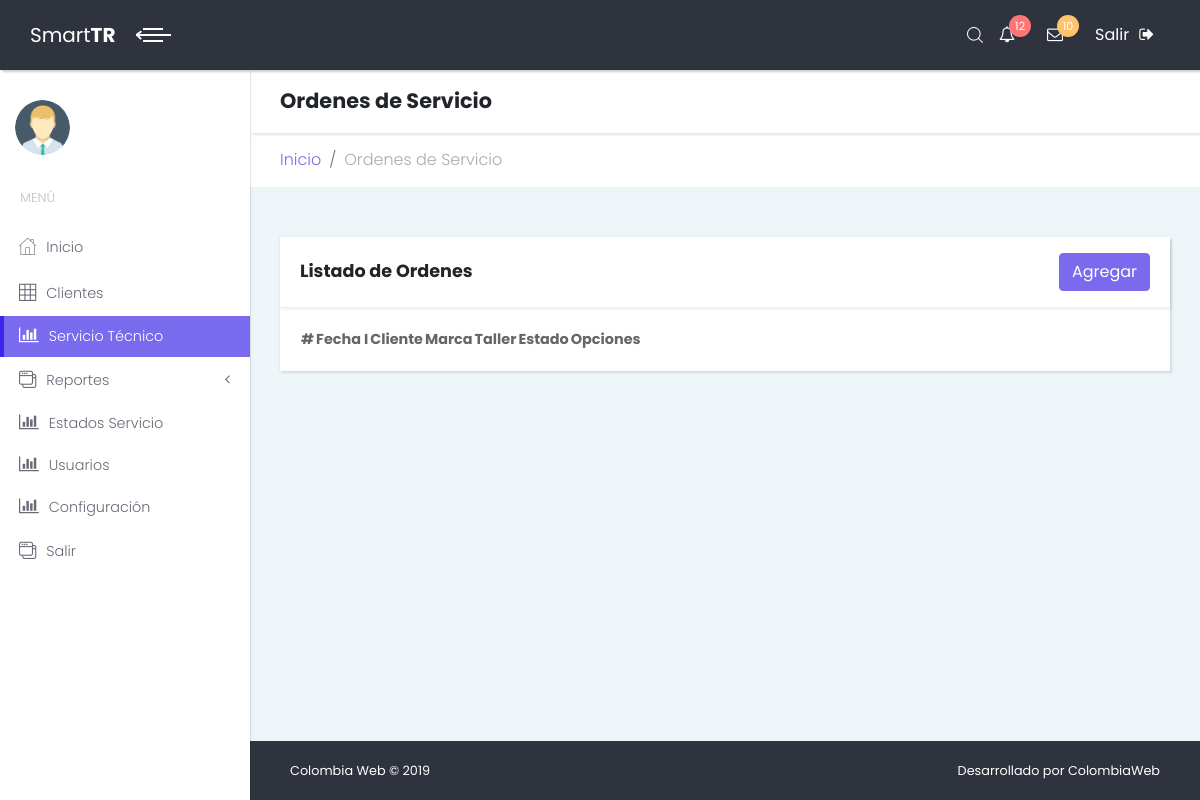
Before: /index.php/ctechservices with the older database file.
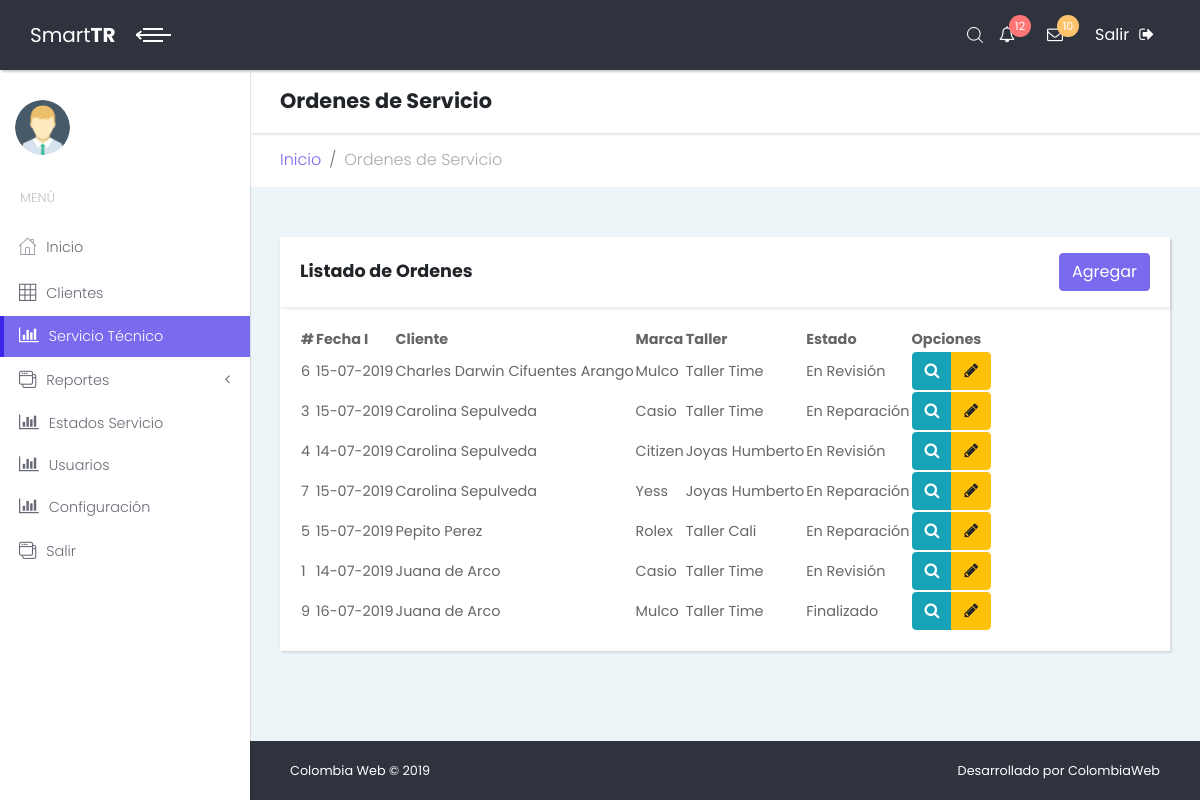
After: the same page with the newer database file.
### tables this page shows
CREATE TABLE `technical_service` (
  `ts_id` int(11) NOT NULL,
  `ts_date_start` date NOT NULL,
  `customer_id` int(11) NOT NULL,
  `user_id` int(11) NOT NULL,
  `ts_watch_brand` varchar(45) DEFAULT NULL,
  `ts_watch_model` varchar(45) DEFAULT NULL,
  `ts_store_sender` varchar(45) DEFAULT NULL,
  `ts_issue_desc` text,
  `ts_diagnosis` text,
  `ts_observation` text,
  `ts_date_end` date DEFAULT NULL,
  `ts_status` int(11) NOT NULL
);

CREATE TABLE `customers` (
  `customer_id` int(11) NOT NULL,
  `customer_nit` int(11) NOT NULL,
  `customer_firstname` varchar(45) DEFAULT NULL,
  `customer_lastname` varchar(45) DEFAULT NULL,
  `customer_address` varchar(45) DEFAULT NULL,
  `customer_phone` varchar(45) DEFAULT NULL,
  `customer_email` varchar(45) DEFAULT NULL,
  `customer_city` varchar(45) DEFAULT NULL,
  `customer_status` tinyint(1) NOT NULL DEFAULT '1'
);

CREATE TABLE `status` (
  `status_id` int(11) NOT NULL,
  `status_name` varchar(20) NOT NULL
);

### application/controllers/Ctechservices.php (called while the page is built, shortened)
<?php
class Ctechservices extends CI_Controller {
	public function __construct()
  {
		$this->load->model('mtechservices');
		$this->load->model('mcustomers');
		$this->load->model('mstatus');
	}
	public function index()
	{
		$data['techservices'] = $this->mtechservices->get_techservices();
		$this->load->view('layout/header');
		$this->load->view('layout/sidebar');
		$this->load->view('techservices/list',$data);
		$this->load->view('layout/footer');
	}
}

### index.php (called while the page is built, shortened)
<?php
require_once BASEPATH.'core/CodeIgniter.php';

### application/models/Mtechservices.php (called while the page is built, shortened)
<?php
class Mtechservices extends CI_model{
  public function get_techservices()
  {
    $this->db->select("*");
    $this->db->from("technical_service ts");
    $this->db->join("customers c","c.customer_id = ts.customer_id");
    $this->db->join("status s","s.status_id = ts.ts_status");
    $query = $this->db->get();
    return $query->result();
  }
}

### application/views/techservices/list.php (the view, shortened to what this page needs)
<div class="content-inner">
          <header class="page-header">
            <div class="container-fluid">
              <h2 class="no-margin-bottom">Ordenes de Servicio</h2>
            </div>
          </header>
          <div class="breadcrumb-holder container-fluid">
            <ul class="breadcrumb">
              <li class="breadcrumb-item"><a href="<?php echo base_url('chome');?>">Inicio</a></li>
              <li class="breadcrumb-item active">Ordenes de Servicio</li>
            </ul>
          </div>
          <section class="tables">
            <div class="container-fluid">
              <div class="row">
                <div class="col-lg-12">
                  <div class="card">
                    <div class="card-header d-flex align-items-center">
                      <h3 class="h4">Listado de Ordenes</h3>
                      <a class="btn btn-primary ml-auto" href="<?php echo base_url('ctechservices/add'); ?>" role="button">Agregar</a>
                    </div>
                    <div class="card-body">
                      <div class="table-responsive">
                        <table id="table_id" class="display">
                          <thead>
                            <tr>
                              <th>#</th>
                              <th>Fecha I</th>
                              <th>Cliente</th>
                              <th>Marca</th>
                              <th>Taller</th>
                              <th>Estado</th>
                              <th>Opciones</th>
                            </tr>
                          </thead>
                          <tbody>
                            <?php if (!empty($techservices)) { ?>
                              <?php foreach ($techservices as $techservice) { ?>
                                <tr>
                                  <td><?php echo $techservice->ts_id; ?></td>
                                  <td><?php echo date("d-m-Y", strtotime($techservice->ts_date_start)); ?></td>
                                  <td><?php echo $techservice->customer_firstname." ".$techservice->customer_lastname; ?></td>
                                  <td><?php echo $techservice->ts_watch_brand; ?></td>
                                  <td><?php echo $techservice->ts_store_sender; ?></td>
                                  <td><?php echo $techservice->status_name; ?></td>
                                  <td>
                                    <div class="btn-group" role="group" aria-label="Basic example">
                                      <button type="button" class="btn btn-info btn-view-ts" data-toggle="modal" data-target="#tsModal" value="<?php echo $techservice->ts_id; ?>"><span class="fa fa-search"></span></button>
                                      <a class="btn btn-warning" href="<?php echo base_url('ctechservices/edit/'.$techservice->ts_id.'') ?>" role="button"><span class="fa fa-pencil"></span></a>
                                    </div>
                                  </td>
                                </tr>
                              <?php } ?>
                            <?php } ?>
                          </tbody>
                        </table>
                      </div>
                    </div>
                  </div>
                </div>
              </div>
            </div>
          </section>

### application/views/layout/header.php (shortened to what this page needs)
<!DOCTYPE html>
<html>
  <head>
    <link rel="stylesheet" href="<?php echo base_url();?>assets/vendor/bootstrap/css/bootstrap.min.css">
    <link rel="stylesheet" href="<?php echo base_url();?>assets/vendor/font-awesome/css/font-awesome.min.css">
    <link rel="stylesheet" href="<?php echo base_url();?>assets/css/fontastic.css">
    <link rel="stylesheet" type="text/css" href="https://cdn.datatables.net/1.10.19/css/jquery.dataTables.css">
    <link rel="stylesheet" href="<?php echo base_url();?>assets/vendor/jquery-ui/jquery-ui.css">
    <link rel="stylesheet" href="<?php echo base_url();?>assets/css/style.default.css" id="theme-stylesheet">
    <link rel="stylesheet" href="<?php echo base_url();?>assets/css/custom.css">
  </head>
  <body>
    <div class="page">
      <header class="header">
        <nav class="navbar">
          <div class="container-fluid">
            <div class="navbar-holder d-flex align-items-center justify-content-between">
              <div class="navbar-header">
                <a href="<?php echo base_url('chome') ?>" class="navbar-brand d-none d-sm-inline-block">
                  <div class="brand-text d-none d-lg-inline-block"><span>Smart </span><strong>TR</strong></div>
                  <div class="brand-text d-none d-sm-inline-block d-lg-none"><strong>SCRM</strong></div></a>
                <a id="toggle-btn" href="#" class="menu-btn active"><span></span><span></span><span></span></a>
              </div>
              <ul class="nav-menu list-unstyled d-flex flex-md-row align-items-md-center">
                <li class="nav-item d-flex align-items-center"><a id="search" href="#"><i class="icon-search"></i></a></li>
                <li class="nav-item dropdown"> <a id="notifications" rel="nofollow" data-target="#" href="#" data-toggle="dropdown" aria-haspopup="true" aria-expanded="false" class="nav-link"><i class="fa fa-bell-o"></i><span class="badge bg-red badge-corner">12</span></a>
                </li>
                <li class="nav-item dropdown"> <a id="messages" rel="nofollow" data-target="#" href="#" data-toggle="dropdown" aria-haspopup="true" aria-expanded="false" class="nav-link"><i class="fa fa-envelope-o"></i><span class="badge bg-orange badge-corner">10</span></a>
                </li>
                <li class="nav-item"><a href="<?php echo base_url('cauth/logout');?>" class="nav-link logout"> <span class="d-none d-sm-inline">Salir</span><i class="fa fa-sign-out"></i></a></li>
              </ul>
            </div>
          </div>
        </nav>
      </header>

### application/views/layout/sidebar.php (shortened to what this page needs)
<div class="page-content d-flex align-items-stretch">
  <nav class="side-navbar">
    <div class="sidebar-header d-flex align-items-center">
      <div class="avatar"><img src="<?php echo base_url();?>assets/img/avatar.png" alt="..." class="img-fluid rounded-circle"></div>
    </div>
    <span class="heading">Menú</span>
    <ul class="navbar-nav">
      <li <?php if($this->uri->segment(1)=="chome"){echo 'class="active"';}?>><a href="<?php echo base_url('chome');?>"> <i class="icon-home"></i>Inicio </a></li>
      <li <?php if($this->uri->segment(1)=="ccustomers"){echo 'class="active"';}?>><a href="<?php echo base_url('ccustomers');?>"> <i class="icon-grid"></i>Clientes </a></li>
      <li <?php if($this->uri->segment(1)=="ctechservices"){echo 'class="active"';}?>><a href="<?php echo base_url('ctechservices');?>"> <i class="fa fa-bar-chart"></i>Servicio Técnico </a></li>
      <li><a href="#exampledropdownDropdown" aria-expanded="false" data-toggle="collapse"> <i class="icon-interface-windows"></i>Reportes </a>
      </li>
      <li <?php if($this->uri->segment(1)=="cstatus"){echo 'class="active"';}?>><a href="<?php echo base_url('cstatus');?>"> <i class="fa fa-bar-chart"></i>Estados Servicio </a></li>
      <li <?php if($this->uri->segment(1)=="cusers"){echo 'class="active"';}?>><a href="<?php echo base_url('cusers');?>"> <i class="fa fa-bar-chart"></i>Usuarios </a></li>
      <li <?php if($this->uri->segment(1)=="cconfig"){echo 'class="active"';}?>><a href="<?php echo base_url('cconfig');?>"> <i class="fa fa-bar-chart"></i>Configuración </a></li>
      <li><a href="<?php echo base_url('cauth/logout');?>"> <i class="icon-interface-windows"></i>Salir </a></li>
    </ul>
  </nav>

### application/views/layout/footer.php (shortened to what this page needs)
          <footer class="main-footer">
            <div class="container-fluid">
              <div class="row">
                <div class="col-sm-6">
                  <p>Colombia Web &copy; 2019</p>
                </div>
                <div class="col-sm-6 text-right">
                  <p>Desarrollado por <a href="https://www.colombiaweb.co" class="external">ColombiaWeb</a></p>
                </div>
              </div>
            </div>
          </footer>
        </div>
      </div>
    </div>
  </body>
</html>

Changed rows visible on the page:
added technical_service: ts_id "6", ts_date_start "15-07-2019", customer.customer_firstname "Charles Darwin", customer.customer_lastname "Cifuentes Arango", ts_watch_brand "Mulco", ts_store_sender "Taller Time", ts_status.status_name "En Revisión"
added technical_service: ts_id "3", ts_date_start "15-07-2019", customer.customer_firstname "Carolina", customer.customer_lastname "Sepulveda", ts_watch_brand "Casio", ts_store_sender "Taller Time", ts_status.status_name "En Reparación"
added technical_service: ts_id "4", ts_date_start "14-07-2019", customer.customer_firstname "Carolina", customer.customer_lastname "Sepulveda", ts_watch_brand "Citizen", ts_store_sender "Joyas Humberto", ts_status.status_name "En Revisión"
added technical_service: ts_id "7", ts_date_start "15-07-2019", customer.customer_firstname "Carolina", customer.customer_lastname "Sepulveda", ts_watch_brand "Yess", ts_store_sender "Joyas Humberto", ts_status.status_name "En Reparación"
added technical_service: ts_id "5", ts_date_start "15-07-2019", customer.customer_firstname "Pepito", customer.customer_lastname "Perez", ts_watch_brand "Rolex", ts_store_sender "Taller Cali", ts_status.status_name "En Reparación"
added technical_service: ts_id "1", ts_date_start "14-07-2019", customer.customer_firstname "Juana", customer.customer_lastname "de Arco", ts_watch_brand "Casio", ts_store_sender "Taller Time", ts_status.status_name "En Revisión"
added technical_service: ts_id "9", ts_date_start "16-07-2019", customer.customer_firstname "Juana", customer.customer_lastname "de Arco", ts_watch_brand "Mulco", ts_store_sender "Taller Time", ts_status.status_name "Finalizado"
